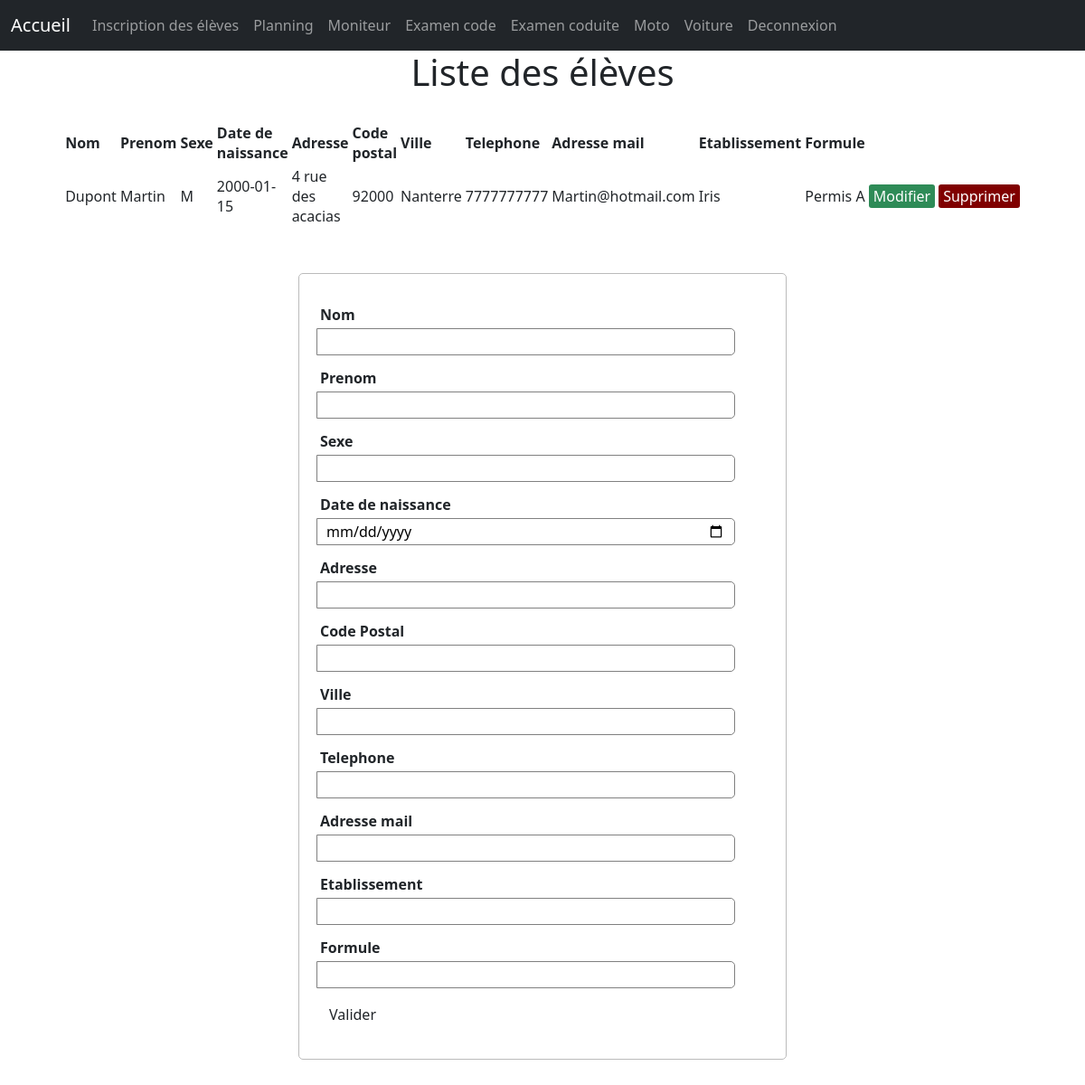
Page /eleve/eleve1.php (signed in) on the committed database.
### tables this page shows
CREATE TABLE IF NOT EXISTS `utilisateurs` (
  `id` int(11) NOT NULL AUTO_INCREMENT,
  `nom` varchar(250) NOT NULL,
  `prenom` varchar(250) NOT NULL,
  `sexe` varchar(255) NOT NULL,
  `date_de_naissance` varchar(10) NOT NULL,
  `adresse` varchar(50) NOT NULL,
  `code_postal` int(11) NOT NULL,
  `ville` varchar(50) NOT NULL,
  `telephone` char(20) NOT NULL,
  `adresse_mail` varchar(250) NOT NULL,
  `etablissement` varchar(250) NOT NULL,
  `formule` varchar(255) NOT NULL,
  PRIMARY KEY (`id`)
);

### eleve/server2.php (called while the page is built, shortened)
<?php
		$nom = "";
		$prenom = "";
		$sexe = "";
        $date_de_naissance = "";
        $adresse = "";
        $code_postal = "";
        $ville = "";
        $telephone = "";
        $adresse_mail = "";
		$etablissement = "";
		$formule = "";
		$id = 0;
		$edit_state = false;
		$pdo = new PDO("mysql:dbname=inscription_candidat;host=localhost","root","");
$results = $pdo->query( "SELECT * FROM utilisateurs");
?>

### eleve/eleve1.php (the view, shortened to what this page needs)
<?php include('server2.php');
?>
<html>
<head>
	<link rel="stylesheet" type="text/css" href="style2.css">
	<link href="https://cdn.jsdelivr.net/npm/bootstrap@5.0.0-beta3/dist/css/bootstrap.min.css" rel="stylesheet">
</head>
<body >
    <nav class="navbar navbar-expand-lg navbar-dark bg-dark">
        <div class="container-fluid">
          <a class="navbar-brand" href="../accueil.php">Accueil</a>
          <div class="collapse navbar-collapse" id="navbarNav">
            <ul class="navbar-nav">
              <li class="nav-item">
                <a class="nav-link " href="../eleve/eleve1.php">Inscription des élèves </a>
              </li>
              <li class="nav-item">
                <a class="nav-link" href="../planning/planning1.php">Planning </a>
              </li>
              <li class="nav-item">
                <a class="nav-link" href="../moniteur/index1.php">Moniteur</a>
              </li>
              <li class="nav-item">
                <a class="nav-link" href="../code/code1.php">Examen code</a>
              </li>
              <li class="nav-item">
                <a class="nav-link" href="../conduite/conduite1.php">Examen coduite </a>
              </li>
              <li class="nav-item">
                <a class="nav-link" href="../moto/moto1.php">Moto</a>
              </li>
              <li class="nav-item">
                <a class="nav-link" href="../voiture/voiture1.php">Voiture</a>
              </li>
              <li class="nav-item">
                <a class="nav-link" href="../logout.php">Deconnexion</a>
              </li>
            </ul>
          </div>
        </div>
      </nav>
<center> <strong><h1> Liste des élèves </h1></srong> </center>
<table>
	<thead>
		<tr>
			<th>Nom</th>
			<th>Prenom</th>
			<th>Sexe</th>
			<th>Date de naissance</th>
            <th>Adresse</th>
            <th>Code postal</th>
            <th>Ville</th>
            <th>Telephone</th>
            <th>Adresse mail</th>
            <th>Etablissement</th>
			<th>Formule</th>
		</tr>
	</thead>
	<tbody>
	<?php while ($row = $results->fetch()) { ?>
	<tr>
	<td><?php echo $row['nom']; ?> </td>
	<td><?php echo $row['prenom']; ?> </td>
	<td><?php echo $row['sexe']; ?> </td>
	<td><?php echo $row['date_de_naissance']; ?> </td>
    <td><?php echo $row['adresse']; ?> </td>
    <td><?php echo $row['code_postal']; ?> </td>
    <td><?php echo $row['ville']; ?> </td>
    <td><?php echo $row['telephone']; ?> </td>
    <td><?php echo $row['adresse_mail']; ?> </td>
    <td><?php echo $row['etablissement']; ?> </td>
	<td><?php echo $row['formule']; ?> </td>
	<td>
	    <a class="edit_btn" href="eleve1.php?edit=<?php echo $row['id']; ?>">Modifier</a>
	</td>
	<td>
	<a  class="del_btn" href="server2.php?del=<?php echo $row['id']; ?>">Supprimer</a>
	</td>
	</tr>
<?php } ?>
</tbody>
</table>
<form method="post" action="server2.php" >
<imput type="hidden" name="id" value="<?php echo $id; ?>">
		<div class="input-group">
			<label>Nom </label>
			<input type="text" required="required" name="nom" value="<?php echo $nom; ?>">
		</div>
		<div class="input-group">
			<label>Prenom</label>
			<input type="text" required="required" name="prenom" value="<?php echo $prenom; ?>">
		</div>
		<div class="input-group">
			<label>Sexe</label>
			<input type="text" required="required" name="sexe" value="<?php echo $sexe; ?>">
		</div>
<div class="input-group">
			<label>Date de naissance</label>
			<input type="date" pattern="(0[1-9]|1[0-9]|2[0-9]|3[01]).(0[1-9]|1[012]).[0-9]{4}
" name="date_de_naissance" value="<?php echo $date_de_naissance; ?>">
		</div>
        <div class="input-group">
			<label>Adresse</label>
			<input type="text" required="required" name="adresse" value="<?php echo $adresse; ?>">
		</div>
        <div class="input-group">
			<label>Code Postal</label>
			<input type="text" required="required" name="code_postal" value="<?php echo $code_postal; ?>">
		</div>
        <div class="input-group">
			<label>Ville</label>
			<input type="text" required="required" name="ville" value="<?php echo $ville; ?>">
		</div>
        <div class="input-group">
			<label>Telephone</label>
			<input type="text"  name="telephone" required="required" value="<?php echo $telephone; ?>">
		</div>
        <div class="input-group">
			<label>Adresse mail</label>
			<input type="email" required="required" name="adresse_mail" value="<?php echo $adresse_mail; ?>">
		</div>
        <div class="input-group">
			<label>Etablissement</label>
			<input type="text" name="etablissement" value="<?php echo $etablissement; ?>">
		</div>
        <div class="input-group">
			<label>Formule</label>
			<input type="text" required="required" name="formule" value="<?php echo $formule; ?>">
		</div>
		<div class="input-group">
		<?php if ($edit_state == false): ?>
			<button type="submit" name="save" class="btn"  >Valider</button>
			<?php else: ?>
				<button type="submit" name="update" class="btn">Modifier</button>
				<?php endif ?>
		</div>
	</form>
</body>
</html>

### eleve/style2.css (style rules this page uses)
body { font-size: 19px; }
table { width: 50%; margin: 30px auto; border-collapse: collapse; text-align: left; }
tr { border-bottom: 1px solid #cbcbcb; }
th, td { border: none; height: 30px; padding: 2px; }
form { width: 45%; margin: 50px auto; text-align: left; padding: 20px; border: 1px solid #bbbbbb; border-radius: 5px; }
.input-group { margin: 10px 0px 10px 0px; }
.input-group label { display: block; text-align: left; margin: 3px; }
.input-group input { height: 30px; width: 93%; padding: 5px 10px; font-size: 16px; border-radius: 5px; border: 1px solid gray; }
.btn { padding: 10px; font-size: 15px; color: white; background: #5F9EA0; border: none; border-radius: 5px; }
.edit_btn { text-decoration: none; padding: 2px 5px; background: #2E8B57; color: white; border-radius: 3px; }
.del_btn { text-decoration: none; padding: 2px 5px; color: white; border-radius: 3px; background: #800000; }

### rows in the picture
utilisateurs: nom "Dupont", prenom "Martin", sexe "M", date_de_naissance "2000-01-15", adresse "4 rue des acacias", code_postal "92000", ville "Nanterre", telephone "7777777777", adresse_mail "Martin@hotmail.com", etablissement "Iris", formule "Permis A"
